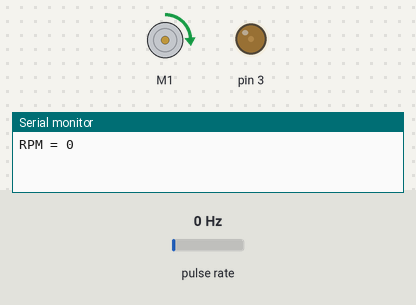
The sketch below on a simulated Arduino Uno, built with avr-gcc and run on an emulated ATmega328P. On the bench: DC motor (green arrow = forward, orange = backward, longer = faster), output pins drawn as LEDs (lit = HIGH), the last lines printed to the serial monitor. Wiring (inferred from the names in the program): pulse sensor: data pin 2. Inputs (shaded band) come from the test bench; at power-on: pulse rate 0 Hz.

Above: at 1.25 s.
1.3 s: pulse rate (sensor on pin 2) set to 100 Hz
4.3 s: pulse rate (sensor on pin 2) set to 4 Hz
At 5.15 s:
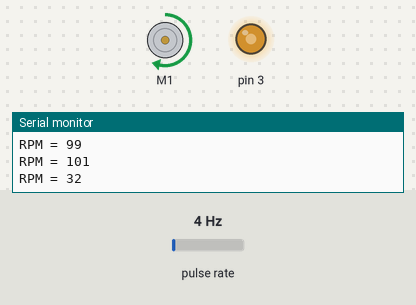
7.3 s: pulse rate (sensor on pin 2) set to 150 Hz
At 7.45 s:
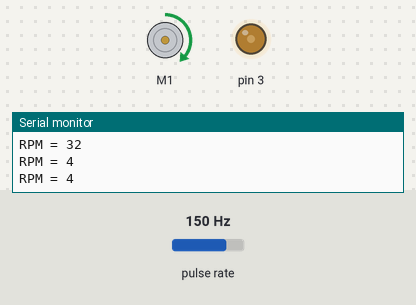
10.3 s: pulse rate (sensor on pin 2) set to 50 Hz
13.3 s: pulse rate (sensor on pin 2) set to 8 Hz
At 21.45 s:
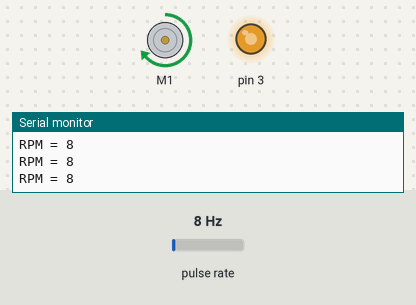
Timing chart, 0 to 22.2 s (numbered marks = the images above; inputs shaded):
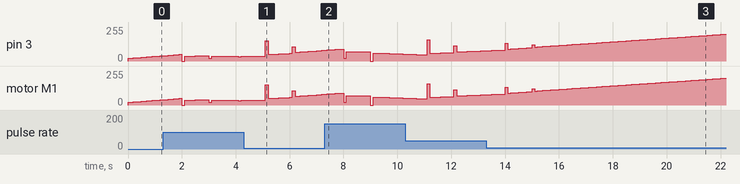

The sketch:

PID_AdaptiveTuningswith_encoder.ino
```cpp
/********************************************************
 * PID Adaptive Tuning Example
 * One of the benefits of the PID library is that you can
 * change the tuning parameters at any time.  this can be
 * helpful if we want the controller to be agressive at some
 * times, and conservative at others.   in the example below
 * we set the controller to use Conservative Tuning Parameters
 * when we're near setpoint and more agressive Tuning
 * Parameters when we're farther away.
 ********************************************************/
#include <AFMotor.h>
AF_DCMotor motorl(1);
int encoder_pin = 2;  // The pin the encoder is connected
unsigned int rpm;     // rpm reading
volatile byte pulses;  // number of pulses
unsigned long timeold;
// The number of pulses per revolution
// depends on your index disc!!
unsigned int pulsesperturn = 40;

 void counter()
 {
    //Update count
      pulses++;
 }

#include <PID_v1.h>

//Define Variables we'll be connecting to
double Setpoint, Input, Output;

//Define the aggressive and conservative Tuning Parameters
double aggKp=0.19, aggKi=0.15, aggKd=.15;
double consKp=.09, consKi=0.05, consKd=0.05;

//Specify the links and initial tuning parameters
PID myPID(&Input, &Output, &Setpoint, consKp, consKi, consKd, DIRECT);

void setup()
{
  Serial.begin(9600);
    //Use statusPin to flash along with interrupts
   pinMode(encoder_pin, INPUT);

   //Interrupt 0 is digital pin 2, so that is where the IR detector is connected
   //Triggers on FALLING (change from HIGH to LOW)
   attachInterrupt(0, counter, FALLING);
   // Initialize
   pulses = 0;
   rpm = 0;
   timeold = 0;

  //initialize the variables we're linked to
  Input = (rpm);
  Setpoint = 100;

  //turn the PID on
  myPID.SetMode(AUTOMATIC);
  //Test startup
    motorl.setSpeed (100);
   motorl.run(FORWARD);
}

void loop()
{
  //Speed encoder
  if (millis() - timeold >= 1000){  /*Uptade every one second, this will be equal to reading frecuency (Hz).*/

  //Don't process interrupts during calculations
   detachInterrupt(0);
   //Note that this would be 60*1000/(millis() - timeold)*pulses if the interrupt
   //happened once per revolution
   rpm = (60 * 1000 / pulsesperturn )/ (millis() - timeold)* pulses;
   timeold = millis();
   pulses = 0;

   //Write it out to serial port
   Serial.print("RPM = ");
   Serial.println(rpm,DEC);
   //Restart the interrupt processing
   attachInterrupt(0, counter, FALLING);
   }
   //EndSpeed encoder
  Input = rpm;

  double gap = abs(Setpoint-Input); //distance away from setpoint
  if(gap<10)
  {  //we're close to setpoint, use conservative tuning parameters
    myPID.SetTunings(consKp, consKi, consKd);
  }
  else
  {
     //we're far from setpoint, use aggressive tuning parameters
     myPID.SetTunings(aggKp, aggKi, aggKd);
  }

  myPID.Compute();
  analogWrite(3,Output);
   motorl.setSpeed (Output);
   motorl.run(FORWARD);
}
```
